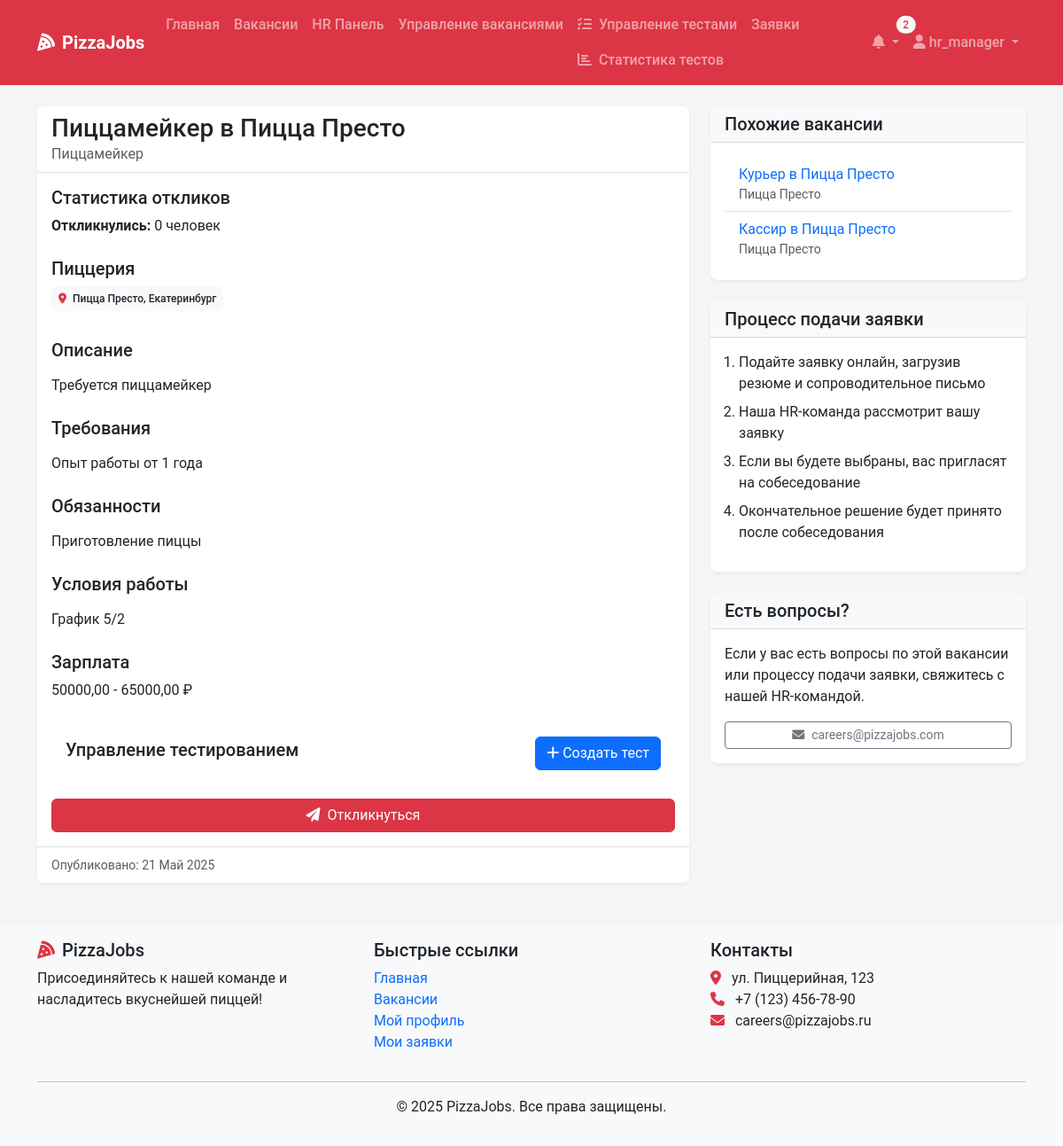
Page /vacancies/6/ (signed in) on the earlier database version.
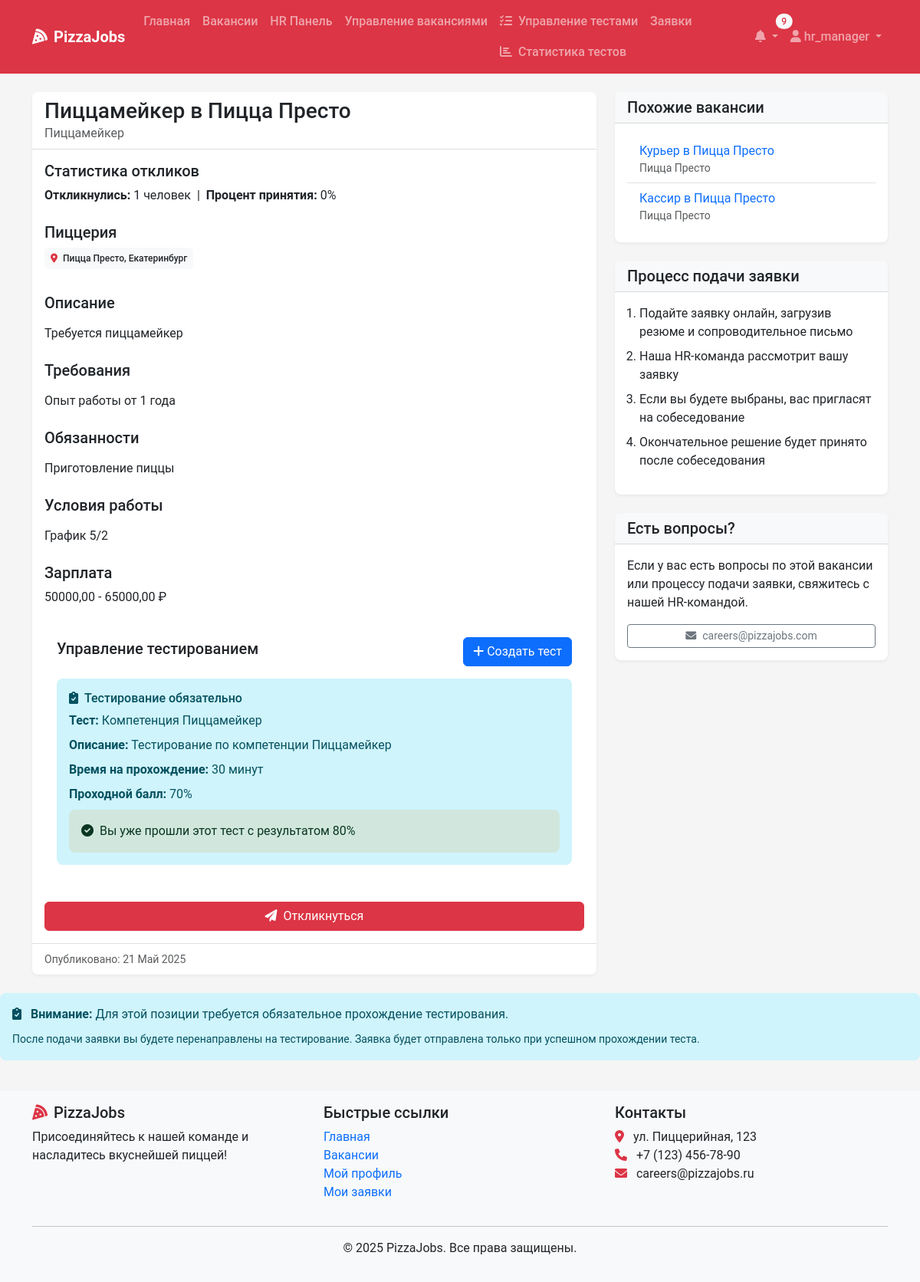
Same page on the later database version.
### recruitment/models.py (models this page shows, shortened)
class Vacancy(models.Model):
    title = models.CharField(max_length=100)
    position_type = models.ForeignKey(PositionType, on_delete=models.CASCADE, related_name='vacancies')
    restaurants = models.ManyToManyField(Restaurant, related_name='vacancies')
    description = models.TextField()
    requirements = models.TextField()
    responsibilities = models.TextField()
    conditions = models.TextField()
    salary_min = models.DecimalField(max_digits=10, decimal_places=2, null=True, blank=True)
    salary_max = models.DecimalField(max_digits=10, decimal_places=2, null=True, blank=True)
    is_active = models.BooleanField(default=True)
    created_at = models.DateTimeField(auto_now_add=True)
    updated_at = models.DateTimeField(auto_now=True)
    created_by = models.ForeignKey(User, on_delete=models.SET_NULL, null=True, related_name='created_vacancies')
    class Meta:
        verbose_name_plural = "Vacancies"

class PositionType(models.Model):
    title = models.CharField(max_length=100, unique=True)
    description = models.TextField()

class Test(models.Model):
    position_type = models.OneToOneField(PositionType, on_delete=models.CASCADE, related_name='test')
    title = models.CharField(max_length=200)
    description = models.TextField()
    time_limit = models.IntegerField(help_text="Time limit in minutes")
    passing_score = models.IntegerField(default=70)
    is_active = models.BooleanField(default=True)

class TestAttempt(models.Model):
    test = models.ForeignKey(Test, on_delete=models.CASCADE, related_name='attempts')
    user = models.ForeignKey(User, on_delete=models.CASCADE, related_name='test_attempts')
    start_time = models.DateTimeField(auto_now_add=True)
    end_time = models.DateTimeField(null=True, blank=True)
    score = models.IntegerField(null=True, blank=True)
    passed = models.BooleanField(default=False)

### recruitment/views.py (the view)
# urls.py: path('vacancies/<int:vacancy_id>/', views.vacancy_detail, name='vacancy_detail'),
def vacancy_detail(request, vacancy_id):
        vacancy = get_object_or_404(Vacancy, id=vacancy_id, is_active=True)
        user_applied = False
        if request.user.is_authenticated:
            user_applied = Application.objects.filter(
                vacancy=vacancy,
                user=request.user
            ).exists()
        total_applications = Application.objects.filter(vacancy=vacancy).count()
        accepted_applications = Application.objects.filter(
            vacancy=vacancy,
            status=ApplicationStatus.ACCEPTED
        ).count()
        acceptance_rate = (
            (accepted_applications * 100) // total_applications
            if total_applications > 0 else 0
        )
        vacancy_restaurants = vacancy.restaurants.all()
        similar_qs = (Vacancy.objects
        .filter(is_active=True,
                restaurants__in=vacancy_restaurants)
        .exclude(pk=vacancy.pk)
        .distinct())
        restaurant_ids = vacancy_restaurants.values_list('id', flat=True)
        similar_vacancies = []
        for sim in similar_qs.prefetch_related('restaurants'):
            common = sim.restaurants.filter(id__in=restaurant_ids).first()
            similar_vacancies.append({
                'vacancy': sim,
                'restaurant': common
                })
        context = {
            'vacancy': vacancy,
            'user_applied': user_applied,
            'total_applications': total_applications,
            'acceptance_rate': acceptance_rate,
            'similar_vacancies': similar_vacancies,
        }
        return render(request, 'vacancies/detail.html', context)

### recruitment/context_processors.py (called while the page is built)
def notifications_processor(request):
    if request.user.is_authenticated:
        unread_count = Notification.objects.filter(user=request.user, read=False).count()
        latest_notifs = Notification.objects.filter(user=request.user).order_by('-created_at')[:5]
    else:
        unread_count = 0
        latest_notifs = []
    return {
        'unread_count': unread_count,
        'latest_notifications': latest_notifs,
    }

### templates/vacancies/detail.html (shortened to what the changed rows need)
{% extends 'base.html' %}
{% block content %}
<div class="container">
    <div class="row">
        <div class="col-lg-8">
            <div class="card shadow-sm mb-4">
                <div class="card-header bg-white">
                    <h1 class="card-title h3 mb-0">{{ vacancy.title }}</h1>
                    <p class="text-muted mb-0">{{ vacancy.position_type.title }}</p>
                </div>
                <div class="card-body">
                <div class="mb-4">
                    <h5>Статистика откликов</h5>
                    <p>
                        <strong>Откликнулись:</strong> {{ total_applications }} человек
                        {% if total_applications > 0 %}
                            &nbsp;|&nbsp;
                            <strong>Процент принятия:</strong> {{ acceptance_rate }}%
                        {% endif %}
                    </p>
                </div>
                    <div class="mb-4">
                        <p>{{ vacancy.description|linebreaks }}</p>
                    </div>
                    <div class="mb-4">
                        <p>{{ vacancy.requirements|linebreaks }}</p>
                    </div>
                    <div class="mb-4">
                        <p>{{ vacancy.responsibilities|linebreaks }}</p>
                    </div>
                    <div class="mb-4">
                        <p>{{ vacancy.conditions|linebreaks }}</p>
                    </div>
                    {% if vacancy.salary_min or vacancy.salary_max %}
                        <div class="mb-4">
                            <h5>Зарплата</h5>
                            <p>
                                {% if vacancy.salary_min and vacancy.salary_max %}
                                    {{ vacancy.salary_min }} - {{ vacancy.salary_max }} ₽
                                {% elif vacancy.salary_min %}
                                    От {{ vacancy.salary_min }} ₽
                                {% elif vacancy.salary_max %}
                                    До {{ vacancy.salary_max }} ₽
                                {% endif %}
                            </p>
                        </div>
                    {% endif %}
                    {% if user.is_authenticated %}
                        {% if user.profile.role == 'HR_MANAGER' or user.profile.role == 'ADMIN' %}
                            <div class="card mb-3">
                                <div class="card-body">
                                    {% if vacancy.position_type.test %}
                                        {% if vacancy.position_type.test.is_active %}
                                        <div class="alert alert-info mt-3">
                                            <h6><i class="fas fa-clipboard-check me-2"></i>Тестирование обязательно</h6>
                                            <p class="mb-2"><strong>Тест:</strong> {{ vacancy.position_type.test.title }}</p>
                                            <p class="mb-2"><strong>Описание:</strong> {{ vacancy.position_type.test.description }}</p>
                                            <p class="mb-2"><strong>Время на прохождение:</strong> {{ vacancy.position_type.test.time_limit }} минут</p>
                                            <p class="mb-0"><strong>Проходной балл:</strong> {{ vacancy.position_type.test.passing_score }}%</p>
                                            {% if user.is_authenticated %}
                                                {% with user_attempts=vacancy.position_type.test.attempts.all %}
                                                    {% with user_passed_attempt=user_attempts|first %}
                                                        {% if user_passed_attempt and user_passed_attempt.passed %}
                                                            <div class="alert alert-success mt-2 mb-0">
                                                                <i class="fas fa-check-circle me-2"></i>Вы уже прошли этот тест с результатом {{ user_passed_attempt.score }}%
                                                            </div>
                                                        {% else %}
                                                            <div class="alert alert-warning mt-2 mb-0">
                                                                <i class="fas fa-info-circle me-2"></i>Тест будет предложен при подаче заявки на эту вакансию
                                                            </div>
                                                        {% endif %}
                                                    {% endwith %}
                                                {% endwith %}
                                            {% endif %}
                                        </div>
                                        {% endif %}
                                    {% endif %}
                                </div>
                            </div>
                        {% endif %}
                    {% endif %}
                </div>
                <div class="card-footer bg-white text-muted">
                    <small>Опубликовано: {{ vacancy.created_at|date:"j F Y" }}</small>
                </div>
            </div>
        </div>
    </div>
</div>
{% if vacancy.position_type.test and vacancy.position_type.test.is_active %}
                    <div class="alert alert-info">
                        <i class="fas fa-clipboard-check me-2"></i>
                        <strong>Внимание:</strong> Для этой позиции требуется обязательное прохождение тестирования.
                        {% if user.is_authenticated %}
                            <p class="mb-0 mt-2"><small>После подачи заявки вы будете перенаправлены на тестирование. Заявка будет отправлена только при успешном прохождении теста.</small></p>
                        {% else %}
                            <p class="mb-0 mt-2"><small><strong>Для быстрой заявки:</strong> После заполнения формы HR-менеджер создаст для вас аккаунт и отправит ссылку для прохождения теста на указанный email.</small></p>
                        {% endif %}
                    </div>
                    {% endif %}
{% endblock %}

### templates/base.html (shortened to what the changed rows need)
<!DOCTYPE html>
<html lang="ru">
<head>
    <link href="https://cdn.jsdelivr.net/npm/bootstrap@5.3.0-alpha1/dist/css/bootstrap.min.css" rel="stylesheet">
    <link rel="stylesheet" href="https://cdnjs.cloudflare.com/ajax/libs/font-awesome/6.0.0/css/all.min.css">
    <link rel="stylesheet" href="/static/css/main.css">
</head>
<body>
    <nav class="navbar navbar-expand-lg navbar-dark bg-danger sticky-top">
        <div class="container">
            <div class="collapse navbar-collapse" id="navbarNav">
                <ul class="navbar-nav">
                    {% if user.is_authenticated %}
                        <li class="nav-item dropdown">
                            <a class="nav-link dropdown-toggle position-relative" href="#" id="notificationDropdown" role="button" data-bs-toggle="dropdown">
                                <i class="fas fa-bell"></i>
                                {% if unread_count %}
                                    <span class="badge rounded-pill bg-light text-danger position-absolute top-0 start-100 translate-middle">
                                        {{ unread_count }}
                                    </span>
                                {% endif %}
                            </a>
                        </li>
                    {% endif %}
                </ul>
            </div>
        </div>
    </nav>
    <main class="py-4">
        {% block content %}{% endblock %}
    </main>
</body>
</html>

Differences in the rows shown:
shown differently, row unchanged: Vacancy "Пиццамейкер в Пицца Престо": position_type.test (not shown) → "Компетенция Пиццамейкер"; position_type.test.description (not shown) → "Тестирование по компетенции Пиццамейкер"; position_type.test.time_limit (not shown) → "30"; position_type.test.passing_score (not shown) → "70"
added TestAttempt: score "80"
Other differences:
{{ unread_count }}: "2" → "9"
{{ total_applications }}: "0" → "1"
{{ acceptance_rate }}: (not shown) → "0"
text now shown: "| Процент принятия: % Тестирование обязательно Тест: Описание: Время на прохождение: минут Проходной балл: % Вы уже прошли этот тест с результатом % Внимание: Для этой позиции требуется обязательное прохождение тестирования. После подачи заявки вы будете перенаправлены на тестирование. Заявка будет отправлена только при успешном прохождении теста."
